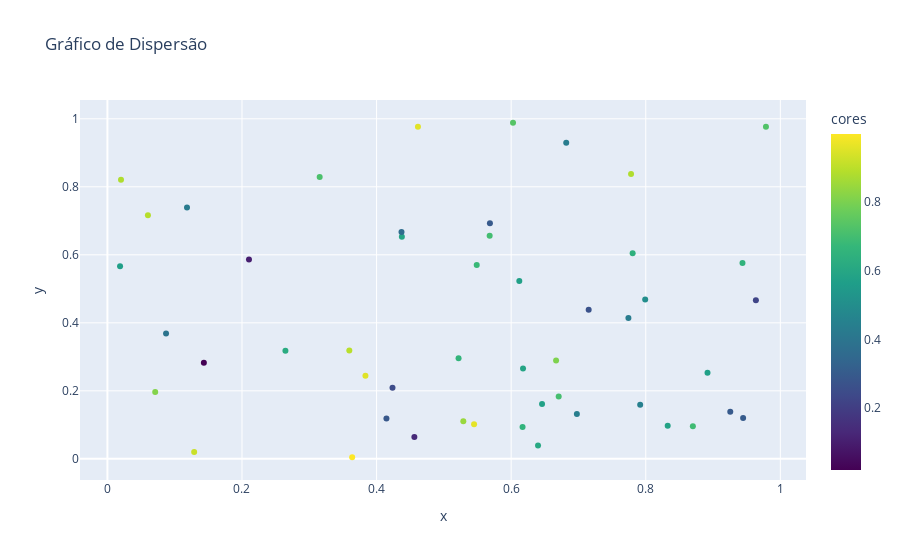

Notebook source saved alongside this figure:
### Markdown cell above
---
#### 2. Gráfico de Dispersão (Scatter)

Um gráfico de dispersão é usado para mostrar a relação entre duas variáveis.

### Code cell
import plotly.express as px
import pandas as pd

# Dados de exemplo
np.random.seed(0)
df = pd.DataFrame({
    'x': np.random.rand(50),
    'y': np.random.rand(50),
    'cores': np.random.rand(50)
})

# Criar o gráfico de dispersão
fig = px.scatter(df, x='x', y='y', color='cores', title='Gráfico de Dispersão', color_continuous_scale='Viridis')
fig.show()

### Figure 1 — Plotly figure (JSON) as saved in the notebook; plotly's stock layout.template omitted (floating-point values rounded to 4 significant figures)
{"data": [{"hovertemplate": "x=%{x}<br>y=%{y}<br>cores=%{marker.color}<extra></extra>", "legendgroup": "", "marker": {"color": [0.6778, 0.27, 0.7352, 0.9622, 0.2488, 0.5762, 0.592, 0.5723, 0.2231, 0.9527, 0.4471, 0.8464, 0.6995, 0.2974, 0.8138, 0.3965, 0.8811, 0.5813, 0.8817, 0.6925, 0.7253, 0.5013, 0.9561, 0.644, 0.4239, 0.6064, 0.01919, 0.3016, 0.6602, 0.2901, 0.618, 0.4288, 0.1355, 0.2983, 0.57, 0.5909, 0.5743, 0.6532, 0.6521, 0.4314, 0.8965, 0.3676, 0.4359, 0.8919, 0.8062, 0.7039, 0.1002, 0.9195, 0.7142, 0.9988], "coloraxis": "coloraxis", "symbol": "circle"}, "mode": "markers", "name": "", "orientation": "v", "showlegend": false, "type": "scatter", "x": [0.5488, 0.7152, 0.6028, 0.5449, 0.4237, 0.6459, 0.4376, 0.8918, 0.9637, 0.3834, 0.7917, 0.5289, 0.568, 0.9256, 0.07104, 0.08713, 0.02022, 0.8326, 0.7782, 0.87, 0.9786, 0.7992, 0.4615, 0.7805, 0.1183, 0.6399, 0.1434, 0.9447, 0.5218, 0.4147, 0.2646, 0.7742, 0.4562, 0.5684, 0.01879, 0.6176, 0.6121, 0.6169, 0.9437, 0.6818, 0.3595, 0.437, 0.6976, 0.06023, 0.6668, 0.6706, 0.2104, 0.1289, 0.3154, 0.3637], "xaxis": "x", "y": [0.5702, 0.4386, 0.9884, 0.102, 0.2089, 0.1613, 0.6531, 0.2533, 0.4663, 0.2444, 0.159, 0.1104, 0.6563, 0.1382, 0.1966, 0.3687, 0.821, 0.0971, 0.8379, 0.0961, 0.9765, 0.4687, 0.9768, 0.6048, 0.7393, 0.03919, 0.2828, 0.1202, 0.2961, 0.1187, 0.318, 0.4143, 0.06415, 0.6925, 0.5666, 0.2654, 0.5232, 0.09394, 0.5759, 0.9293, 0.3186, 0.6674, 0.1318, 0.7163, 0.2894, 0.1832, 0.5865, 0.02011, 0.8289, 0.004695], "yaxis": "y"}], "layout": {"coloraxis": {"colorbar": {"title": {"text": "cores"}}, "colorscale": [[0, "#440154"], [0.1111, "#482878"], [0.2222, "#3e4989"], [0.3333, "#31688e"], [0.4444, "#26828e"], [0.5556, "#1f9e89"], [0.6667, "#35b779"], [0.7778, "#6ece58"], [0.8889, "#b5de2b"], [1, "#fde725"]]}, "legend": {"tracegroupgap": 0}, "title": {"text": "Gráfico de Dispersão"}, "xaxis": {"anchor": "y", "domain": [0, 1], "title": {"text": "x"}}, "yaxis": {"anchor": "x", "domain": [0, 1], "title": {"text": "y"}}}}
